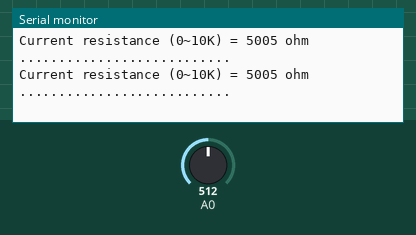
This sketch was run on a simulated Arduino Uno, built with avr-gcc and run on an emulated ATmega328P. Parts: the last lines printed to the serial monitor. Inputs (shaded band) come from the test bench; at power-on: A0 = 512.

Above: at 1.8 s.
1.9 s: A0 set to 716
At 2.8 s:
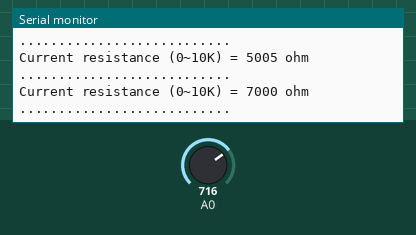
3.4 s: A0 set to 900
At 4.6 s:
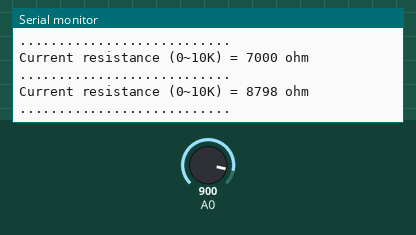
Timing chart, 0 to 6.4 s (numbered marks = the images above; inputs shaded):
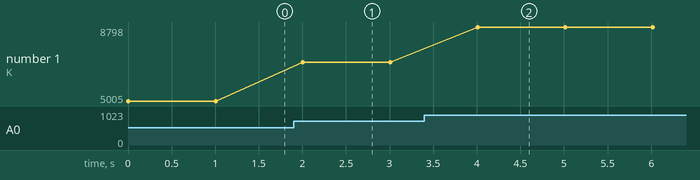

Measured:
- after the input at 1.9 s, the serial monitor: prints a new line after 0.11 s (image 1)
- after the input at 3.4 s, the serial monitor: prints a new line after 0.61 s (image 2)
- plotted number 1: 5005 → 7000 after the input at 1.9 s, 7000 → 8798 after the input at 3.4 s

The sketch:

sketch_jul20d.ino
```cpp
// Date: 2015/1/26
// Module Name: Slide Potentiometer
// Module Number: #ngt-ot-sldvr-1A
// Description: Detect the resistance value of slide potentiometer (0~10K) and show in series monitor.
//              Note1: the tolerance of the resistrance is ignored.
//              Note2: the resistance is measured between GND and Ouput Terminal (terminal C)

// Wiring: Module Pin ==> Arduino Pin
//                VCC ==> A
//                  B ==> A0
//                GND ==> C


void setup()
{
  Serial.begin(9600);          //the setup uart baud rate
}

void loop()
{
  int SldVR_10K;

  SldVR_10K=analogRead(A0);             //Read analog pin-0 value

  Serial.print("Current resistance (0~10K) = ");
  SldVR_10K=map(SldVR_10K,1023,0,10000,0);
  Serial.print(SldVR_10K);               //Show Slide VR 10K value
  Serial.println(" ohm");

  Serial.println("...........................");
  delay(1000);

}
```
